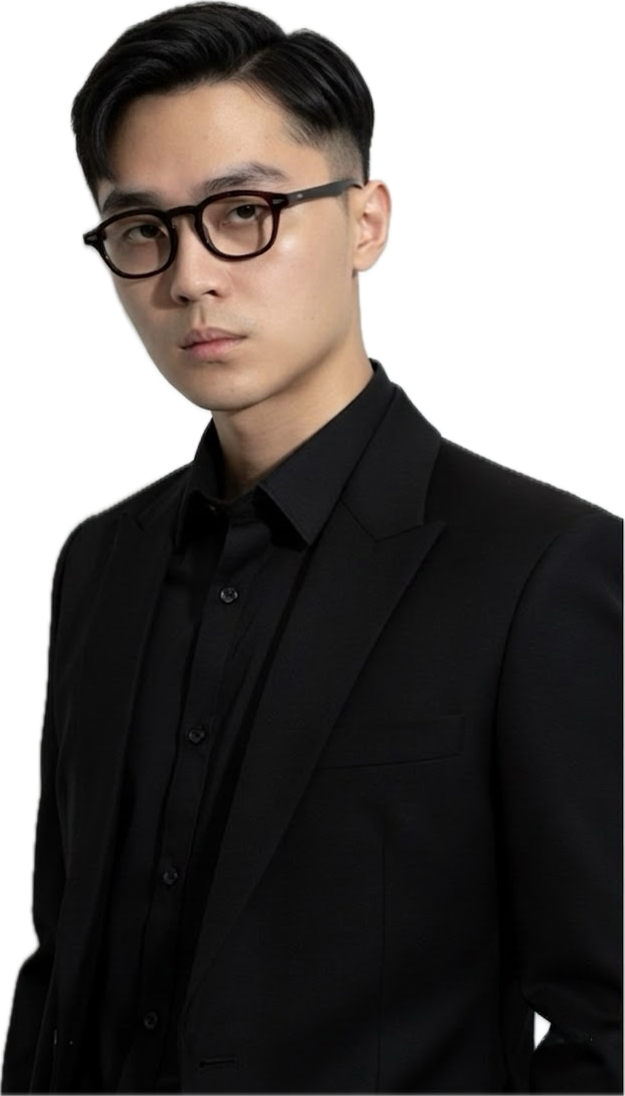
#> input picture assets/portrait.png, 625 x 1096 px
$ python image_to_ascii.py ../assets/portrait.png
#> lines starting #> are read from the running program, lines starting #| are printed output that depends on the picture; after the words box and inside, x2 and y2 are one past the last pixel; in counts of white or black regions, pixels touching at a corner belong together
#!/usr/bin/env python3
"""
Portrait photo -> Sushmita-style ASCII art (dark terminal / GitHub banner).

Reference profile style (Sushmitadasari):
  - ~92 columns x ~53 rows
  - Glyph ramp: light bg  . : -   mid  = + *   dark face/hair  % # @
  - Tight face + upper-body crop
  - Dark features -> dense chars (glowing text on dark terminal)
  - White studio bg -> dots / colons / dashes
  - Pure ASCII, no emoji
"""

from __future__ import annotations

from pathlib import Path
from typing import Iterable, Sequence

import numpy as np
from PIL import Image, ImageFilter, ImageOps

DEFAULT_COLS = 92
DEFAULT_ROWS = 53

CHAR_ASPECT = 0.50

RAMP_SUSHMITA = " .:-+=*#%@"
RAMP_LONG = " .'`^\",:;Il!i~+_-?][}{1)(|\\/tfjrxnuvczXYUJCLQ0OZmwqpdbkhao*#MW&8%B@$"


def _to_luma(img: Image.Image) -> np.ndarray:
    rgb = np.asarray(img.convert("RGB"), dtype=np.float32) / 255.0
    return 0.299 * rgb[..., 0] + 0.587 * rgb[..., 1] + 0.114 * rgb[..., 2]


def _auto_subject_bbox(
    luma: np.ndarray,
    bg_percentile: float = 90.0,
    pad_frac: float = 0.07,
) -> tuple[int, int, int, int]:

    h, w = luma.shape
    thr = min(float(np.percentile(luma, bg_percentile)), 0.90)
    mask = luma < thr

    m = mask.astype(np.uint8)
    padded = np.pad(m, 1, mode="edge")
    acc = np.zeros_like(m, dtype=np.uint8)
    for dy in (-1, 0, 1):
        for dx in (-1, 0, 1):
            acc |= padded[1 + dy : 1 + dy + h, 1 + dx : 1 + dx + w]
    m = acc
    padded = np.pad(m, 1, mode="constant")
    nsum = np.zeros((h, w), dtype=np.uint8)
    for dy in (-1, 0, 1):
        for dx in (-1, 0, 1):
            nsum += padded[1 + dy : 1 + dy + h, 1 + dx : 1 + dx + w]
    m = nsum >= 3

    ys, xs = np.where(m)
    if len(xs) < 50:
        side_w, side_h = int(w * 0.72), int(h * 0.80)
        left = max(0, (w - side_w) // 2)
        top = max(0, int(h * 0.04))
        return left, top, min(w, left + side_w), min(h, top + side_h)

    x0, x1 = int(xs.min()), int(xs.max()) + 1
    y0, y1 = int(ys.min()), int(ys.max()) + 1
    pw = int((x1 - x0) * pad_frac)
    ph = int((y1 - y0) * pad_frac)
    y0 = max(0, y0 - int(ph * 1.5))
    y1 = min(h, y1 + ph)
    x0 = max(0, x0 - pw)
    x1 = min(w, x1 + pw)
    return x0, y0, x1, y1


def _crop_to_char_aspect(
    img: Image.Image,
    cols: int,
    rows: int,
    char_aspect: float,
    bbox: tuple[int, int, int, int] | None,
) -> Image.Image:

    if bbox is not None:
        img = img.crop(bbox)

    w, h = img.size
    target_ar = (cols * char_aspect) / float(rows)
    cur_ar = w / float(h)

    if cur_ar > target_ar + 1e-6:
        new_w = max(1, int(round(h * target_ar)))
        left = (w - new_w) // 2
        img = img.crop((left, 0, left + new_w, h))
    elif cur_ar < target_ar - 1e-6:
        new_h = max(1, int(round(w / target_ar)))
        excess = h - new_h
        top = int(max(0, excess) * 0.28)
        img = img.crop((0, top, w, top + new_h))
    return img


def _percentile_stretch(arr: np.ndarray, lo: float, hi: float) -> np.ndarray:
    p_lo, p_hi = np.percentile(arr, (lo, hi))
    if p_hi <= p_lo + 1e-6:
        return np.clip(arr, 0.0, 1.0)
    return np.clip((arr - p_lo) / (p_hi - p_lo), 0.0, 1.0)


def _gamma(arr: np.ndarray, g: float) -> np.ndarray:
    return np.power(np.clip(arr, 0.0, 1.0), max(g, 1e-6))


def _unsharp(arr: np.ndarray, amount: float = 0.55) -> np.ndarray:
    if amount <= 0:
        return arr
    p = np.pad(arr, 1, mode="edge")
    blur = (
        p[0:-2, 0:-2] + p[0:-2, 1:-1] + p[0:-2, 2:]
        + p[1:-1, 0:-2] + p[1:-1, 1:-1] + p[1:-1, 2:]
        + p[2:, 0:-2] + p[2:, 1:-1] + p[2:, 2:]
    ) / 9.0
    return np.clip(arr + amount * (arr - blur), 0.0, 1.0)


def _subject_aware_tone(luma: np.ndarray, bg_cut: float = 0.88) -> np.ndarray:

    bg = luma >= bg_cut
    sub = ~bg
    out = np.ones_like(luma)
    if not np.any(sub):
        return _percentile_stretch(luma, 2, 98)

    s = luma[sub]
    lo, hi = np.percentile(s, (4.0, 96.0))
    if hi <= lo + 1e-6:
        mapped = np.clip(s, 0.0, 1.0)
    else:
        mapped = np.clip((s - lo) / (hi - lo), 0.0, 1.0)

    out[sub] = mapped
    band = (luma >= bg_cut - 0.08) & (luma < bg_cut)
    if np.any(band):
        t = (luma[band] - (bg_cut - 0.08)) / 0.08
        out[band] = out[band] * (1.0 - t) + 1.0 * t
    out[bg] = 1.0
    return out


def _floyd_steinberg(darkness: np.ndarray, n_levels: int) -> np.ndarray:
    h, w = darkness.shape
    work = darkness.astype(np.float64).copy()
    levels = n_levels - 1
    out = np.zeros((h, w), dtype=np.int32)
    for y in range(h):
        for x in range(w):
            old = work[y, x]
            idx = int(round(float(np.clip(old, 0.0, 1.0)) * levels))
            out[y, x] = idx
            err = old - (idx / levels)
            if x + 1 < w:
                work[y, x + 1] += err * 7 / 16
            if y + 1 < h and x > 0:
                work[y + 1, x - 1] += err * 3 / 16
            if y + 1 < h:
                work[y + 1, x] += err * 5 / 16
            if y + 1 < h and x + 1 < w:
                work[y + 1, x + 1] += err * 1 / 16
    return out


def image_to_ascii(
    path: str | Path,
    *,
    cols: int = DEFAULT_COLS,
    rows: int = DEFAULT_ROWS,
    char_aspect: float = CHAR_ASPECT,
    ramp: str = RAMP_SUSHMITA,
    invert: bool = True,
    auto_crop: bool = True,
    crop_box: tuple[int, int, int, int] | None = None,
    gamma: float = 0.90,
    contrast_lo: float = 2.0,
    contrast_hi: float = 98.0,
    sharpen: float = 0.65,
    dither: bool = True,
    pre_blur: float = 0.35,
    subject_aware: bool = True,
) -> list[str]:

    path = Path(path)
    img = ImageOps.exif_transpose(Image.open(path))

    if crop_box is not None:
        bbox: tuple[int, int, int, int] | None = crop_box
    elif auto_crop:
        bbox = _auto_subject_bbox(_to_luma(img))
    else:
        bbox = None

    img = _crop_to_char_aspect(img, cols, rows, char_aspect, bbox)

    if pre_blur and pre_blur > 0:
        img = img.filter(ImageFilter.GaussianBlur(radius=pre_blur))
    img = img.resize((cols, rows), Image.Resampling.LANCZOS)

    luma = _to_luma(img)

    if subject_aware:
        luma = _subject_aware_tone(luma)
    else:
        luma = _percentile_stretch(luma, contrast_lo, contrast_hi)
    luma = _gamma(luma, gamma)
    luma = _unsharp(luma, amount=sharpen)

    darkness = (1.0 - luma) if invert else luma
    darkness = np.where(darkness < 0.035, 0.0, darkness)
    darkness = np.clip(darkness, 0.0, 1.0)

    n = len(ramp)
    if n < 2:
        raise ValueError("ramp must contain at least 2 characters")
    if dither:
        idx = _floyd_steinberg(darkness, n)
    else:
        idx = np.clip(np.rint(darkness * (n - 1)).astype(np.int32), 0, n - 1)

    lines: list[str] = []
    for y in range(rows):
        lines.append("".join(ramp[int(idx[y, x])] for x in range(cols)))
    return lines


def save_ascii(lines: Sequence[str], out: str | Path) -> None:
    Path(out).write_text("\n".join(lines) + "\n", encoding="utf-8")


def main(argv: Iterable[str] | None = None) -> None:
    import argparse
    import sys

    p = argparse.ArgumentParser(description="Portrait -> Sushmita-style ASCII")
    p.add_argument("image", type=Path)
    p.add_argument("-o", "--output", type=Path, default=None)
    p.add_argument("--cols", type=int, default=DEFAULT_COLS)
    p.add_argument("--rows", type=int, default=DEFAULT_ROWS)
    p.add_argument("--gamma", type=float, default=0.90)
    p.add_argument("--ramp", type=str, default=RAMP_SUSHMITA)
    p.add_argument("--no-dither", action="store_true")
    p.add_argument("--no-crop", action="store_true")
    p.add_argument("--no-subject-aware", action="store_true")
    args = p.parse_args(list(argv) if argv is not None else None)

    lines = image_to_ascii(
        args.image,
        cols=args.cols,
        rows=args.rows,
        ramp=args.ramp,
        gamma=args.gamma,
        dither=not args.no_dither,
        auto_crop=not args.no_crop,
        subject_aware=not args.no_subject_aware,
    )
#> in image_to_ascii, img is the input picture: PIL image 625x1096 RGBA; mean R, G, B, A 31.6, 27.8, 25.6, 178.6
#> in _to_luma, `return 0.299 * rgb[..., 0] + 0.587 * rgb[..., 1] + 0.114 * rgb[..., 2]`:
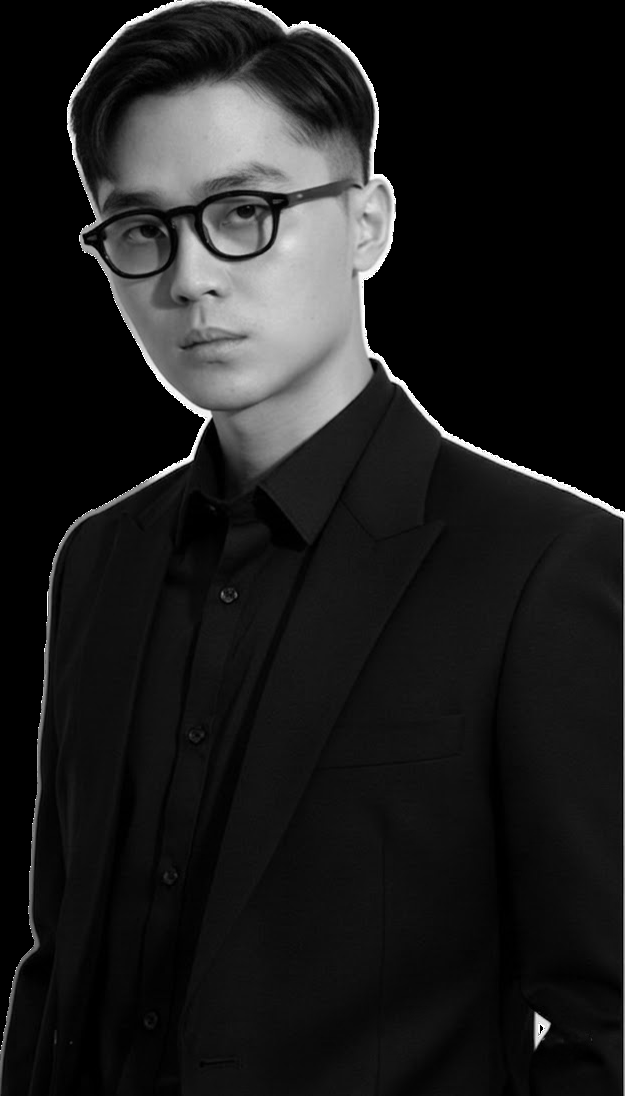
#> returned value: shape (1096, 625) float32; min 0, max 1, mean 0.113
#> in _auto_subject_bbox, `h, w = luma.shape`: h = 1096; w = 625
#> in _auto_subject_bbox, `thr = min(float(np.percentile(luma, bg_percentile)), 0.90)`: thr = 0.429
#> in _auto_subject_bbox, `mask = luma < thr`:
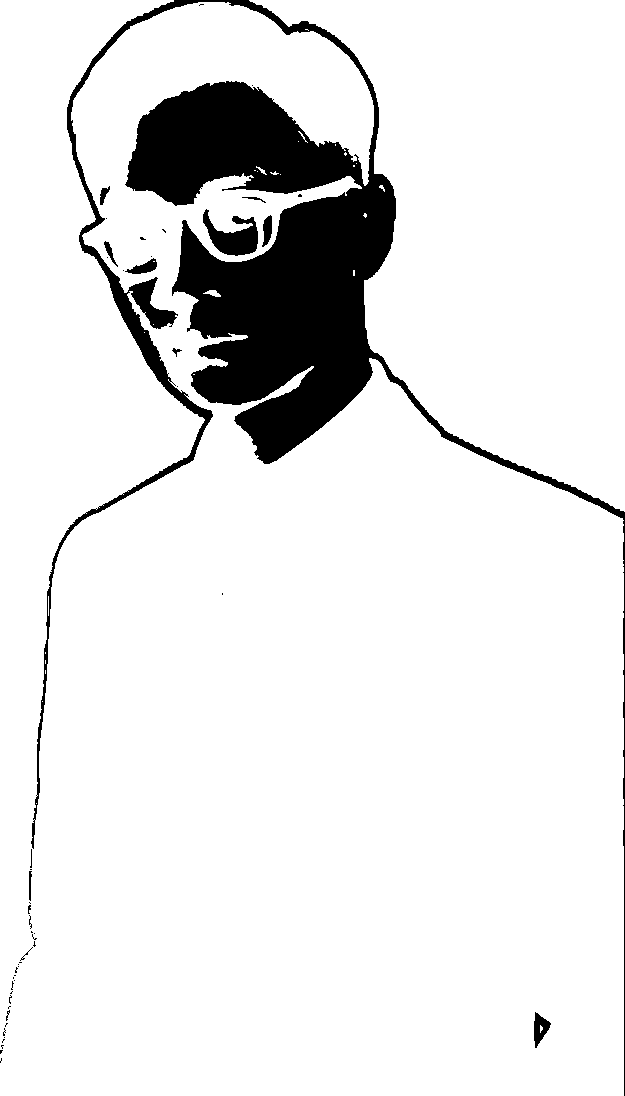
#> mask: shape (1096, 625) bool; 90% white; 50 black regions (38 under 20 px), largest, box (x1, y1, x2, y2) and area: (31, 0, 625, 1096) 65806, (203, 209, 258, 256) 1321, (534, 1012, 551, 1048) 326
#> in _auto_subject_bbox, `padded = np.pad(m, 1, mode="edge")`: padded: shape (1098, 627); values 0 (black) and 1 (white), 90% white; 50 black regions (38 under 20 px), largest, box (x1, y1, x2, y2) and area: (32, 0, 627, 1098) 66467, (204, 210, 259, 257) 1321, (535, 1013, 552, 1049) 326
#> after the loop in _auto_subject_bbox, `for dy in (-1, 0, 1):`:
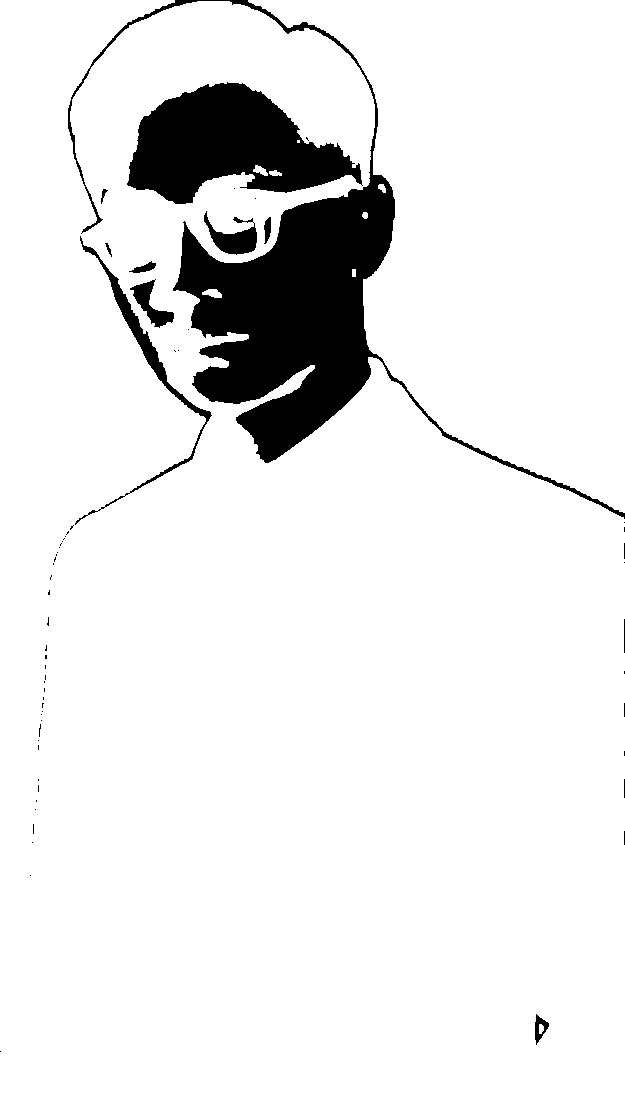
#> acc: shape (1096, 625); values 0 (black) and 1 (white), 91.3% white; 62 black regions (51 under 20 px), largest, box (x1, y1, x2, y2) and area: (68, 0, 625, 519) 37693, (127, 82, 363, 204) 16851, (75, 236, 212, 525) 2164
#> in _auto_subject_bbox, `padded = np.pad(m, 1, mode="constant")`: padded: shape (1098, 627); values 0 (black) and 1 (white), 90.9% white; 51 black regions (41 under 20 px), largest, box (x1, y1, x2, y2) and area: (0, 0, 627, 1098) 41252, (128, 83, 364, 205) 16851, (76, 237, 213, 526) 2164
#> in _auto_subject_bbox, `m = nsum >= 3`:
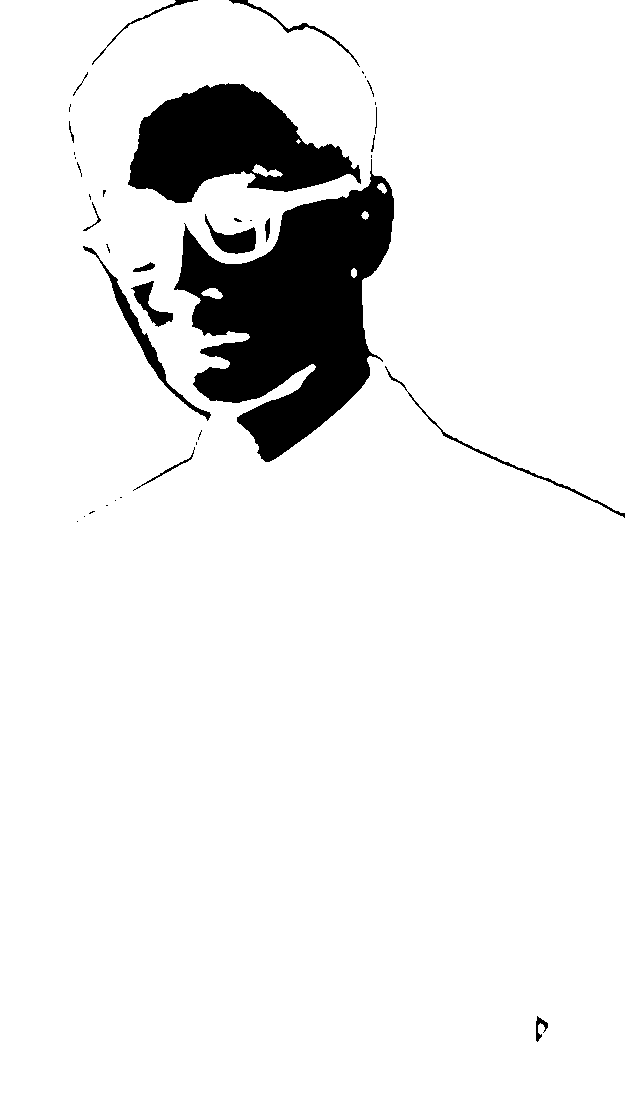
#> m: shape (1096, 625) bool; 91.9% white; 39 black regions (21 under 20 px), largest, box (x1, y1, x2, y2) and area: (174, 159, 394, 462) 33858, (128, 83, 361, 203) 16334, (83, 246, 211, 421) 1464
#> in _auto_subject_bbox, `x0, x1 = int(xs.min()), int(xs.max()) + 1`: x0 = 0; x1 = 625
#> in _auto_subject_bbox, `y0, y1 = int(ys.min()), int(ys.max()) + 1`: y0 = 0; y1 = 1096
#> in _auto_subject_bbox, `pw = int((x1 - x0) * pad_frac)`: pw = 43
#> in _auto_subject_bbox, `ph = int((y1 - y0) * pad_frac)`: ph = 76
#> in image_to_ascii, `bbox = _auto_subject_bbox(_to_luma(img))`: bbox = (0, 0, 625, 1096)
#> in _crop_to_char_aspect, `img = img.crop((0, top, w, top + new_h))`:
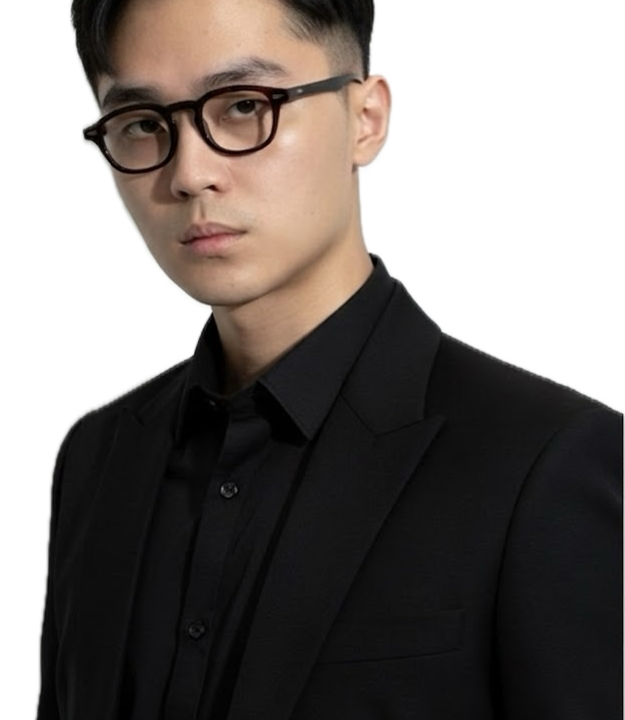
#> img: PIL image 625x720 RGBA; mean R, G, B, A 40.5, 34.9, 31.6, 166.9; transparent parts drawn white
#> in _subject_aware_tone, `bg = luma >= bg_cut`: bg: shape (53, 92) bool; 0.59% white in thin lines or dots, all inside (x1, y1, x2, y2) = (6, 2, 91, 40)
#> in _subject_aware_tone, `s = luma[sub]`: s = 4847 values, max 0.861 at index 1146, min 0 at index 0, mean 0.143
#> in _subject_aware_tone, `lo, hi = np.percentile(s, (4.0, 96.0))`: lo = 0; hi = 0.715
#> in _subject_aware_tone, `mapped = np.clip((s - lo) / (hi - lo), 0.0, 1.0)`: mapped = 4847 values, max 1 at index 31, min 0 at index 0, mean 0.197
#> in _subject_aware_tone, `band = (luma >= bg_cut - 0.08) & (luma < bg_cut)`:
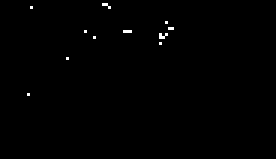
#> band: shape (53, 92) bool (shown 3 times larger); 0.39% white in thin lines or dots, all inside (x1, y1, x2, y2) = (9, 1, 58, 32)
#> in _subject_aware_tone, `t = (luma[band] - (bg_cut - 0.08)) / 0.08`: t = 19 values, max 0.762 at index 15, min 0.019 at index 3, mean 0.332
#> in image_to_ascii, `darkness = (1.0 - luma) if invert else luma`:
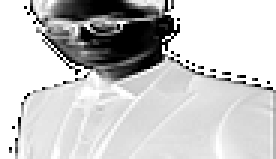
#> darkness: shape (53, 92) float32 (shown 3 times larger); min 0, max 1, mean 0.781
#> after the loop in image_to_ascii, `for y in range(rows):`: lines = 53 items
#> lines = 53 items
    print("\n".join(lines))
    if args.output:
        save_ascii(lines, args.output)
        print(f"# wrote {args.output} ({len(lines)}x{len(lines[0])})", file=sys.stderr)


if __name__ == "__main__":
    main()
